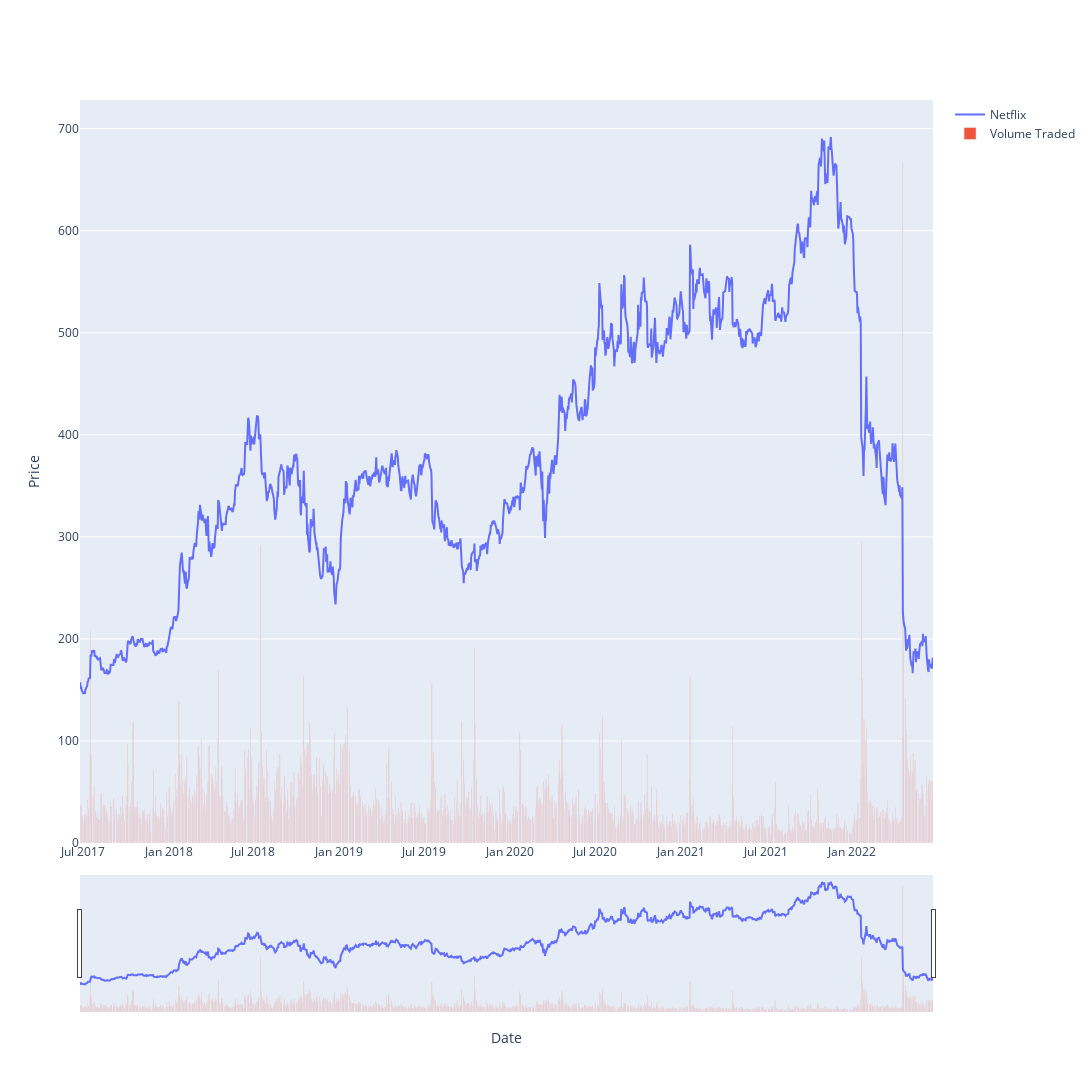

Here is the notebook cell this chart was saved with:
### Code cell
fig = go.Figure()
nflx_plot = go.Scatter(x=nflx_df.index, y=nflx_df['Close'], name="Netflix")

#Plot price changes
fig.add_trace(nflx_plot)

# Plot volume as bar graph
fig.add_trace(go.Bar(x=nflx_df.index, y=nflx_df['Volume']/200000, name='Volume Traded'))

fig.update_xaxes(title="Date", rangeslider_visible=True)
fig.update_yaxes(title="Price")
fig.update_layout(height=1200, width=1800, 
                  showlegend=True)
fig.show()

### Figure 1 — Plotly figure (JSON) as saved in the notebook; plotly's stock layout.template omitted (floating-point values rounded to 4 significant figures; data arrays with more than 128 entries replaced by an {"elided": "..."} marker saying what was removed)
{"data": [{"name": "Netflix", "type": "scatter", "x": {"elided": "1258 str values"}, "y": {"elided": "1258 float values"}}, {"name": "Volume Traded", "type": "bar", "x": {"elided": "1258 str values"}, "y": {"elided": "1258 float values"}}], "layout": {"height": 1200, "showlegend": true, "width": 1800, "xaxis": {"rangeslider": {"visible": true}, "title": {"text": "Date"}}, "yaxis": {"title": {"text": "Price"}}}}
